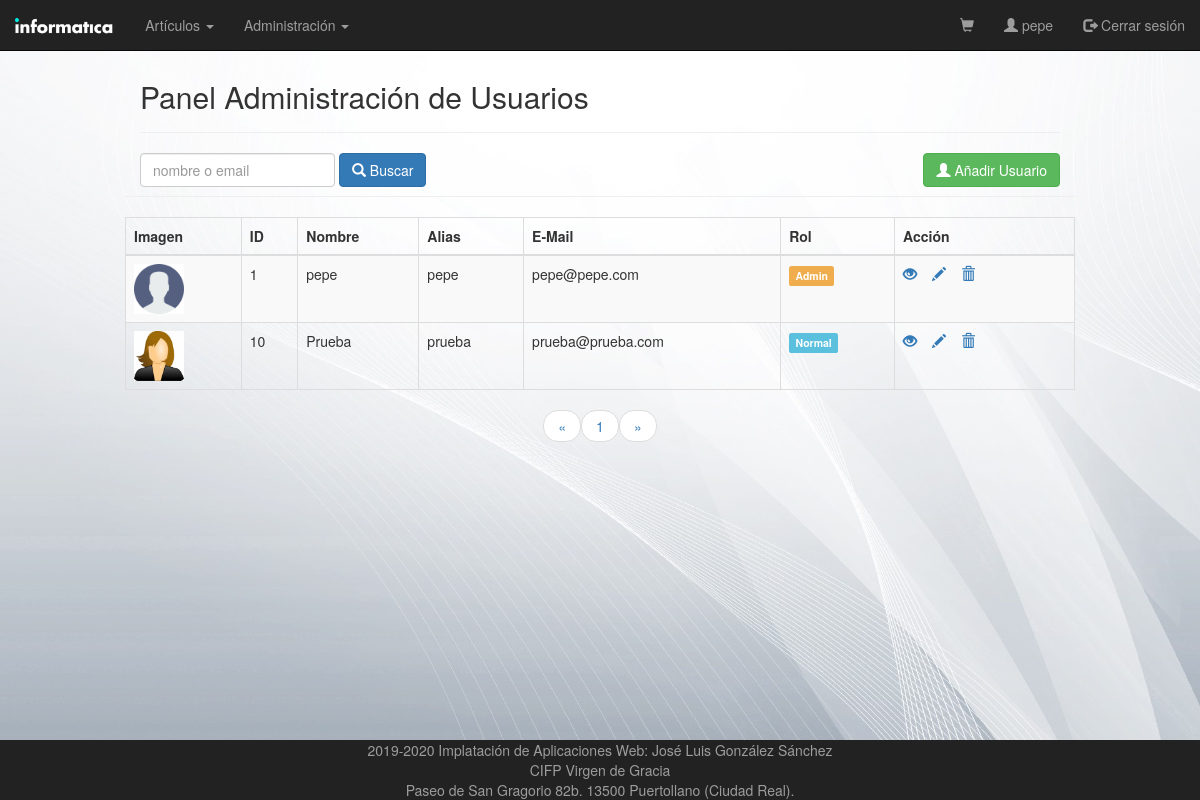
/vistas/usuarios.php (signed in), run on the app's committed database.
### tables this page shows
CREATE TABLE `usuarios` (
  `ID` int(11) NOT NULL,
  `NOMBRE` varchar(100) NOT NULL DEFAULT '',
  `ALIAS` varchar(100) NOT NULL DEFAULT '',
  `PASS` varchar(100) NOT NULL,
  `EMAIL` varchar(100) NOT NULL,
  `DIRECCION` varchar(100) NOT NULL,
  `FOTO` varchar(100) NOT NULL,
  `ADMIN` tinyint(1) NOT NULL DEFAULT 0
);

### controladores/ControladorBD.php (called while the page is built, shortened)
<?php
class ControladorBD {
    private $servername = "localhost";
    private $username = "root";
    private $password = "";
    private $dbname = "tienda";
    private $server ="mysql";
    private $bd;
    static private $instancia = null;
    public static function getControlador() {
        if (self::$instancia == null) {
            self::$instancia = new ControladorBD();
        }
        return self::$instancia;
    }
    public function abrirBD() {
        try {
            $this->bd = new PDO($this->server.":host=$this->servername;dbname=$this->dbname", $this->username, $this->password);
            $this->bd->setAttribute(PDO::ATTR_ERRMODE, PDO::ERRMODE_EXCEPTION);
        } catch (PDOException $e) {
            die("conexión fallida " . $e->getMessage());
        }
    }
    public function cerrarBD() {
        $this->bd = null;
    }
    public function consultarBD($consulta, $parametros=null){
        if($parametros!=null)
            return $this->consultarBDParametros($consulta,$parametros);
        else
            return $this->consultarBDDirecta($consulta);
    }
    private function consultarBDDirecta($consulta) {
        $this->rs = $this->bd->query($consulta);
        return $this->rs;
    }
    private function consultarBDParametros($consulta, $parametros) {
        $this->st = $this->bd->prepare($consulta);
        $this->st->execute($parametros);
        return $this->st;
    }
}

### utilidades/funciones.php (called while the page is built, shortened)
<?php
    function encode($str){
        return urlencode(base64_encode($str));
    }

### vistas/usuarios.php (the view, shortened to what this page needs)
<?php
require_once VIEW_PATH . "cabecera.php";
$filtro = (isset($_REQUEST['filter']) ? $_REQUEST['filter'] : "");
$seccion = "";
?>
<div class="wrapper">
    <div class="container-fluid">
        <div class="row">
            <div class="col-md-12">
                <div class="page-header clearfix">
                    <h2 class="pull-left">Panel Administración de Usuarios</h2>
                </div>
                <form class="form-inline" action="<?php echo htmlspecialchars($_SERVER["PHP_SELF"]); ?>" method="post">
                    <div class="form-group mx-sm-5 mb-2">
                        <input type="text" class="form-control" id="buscar" name="filter" value="<?php echo $filtro ?>" placeholder="nombre o email">
                    </div>
                    <button type="submit" class="btn btn-primary mb-2"> <span class="glyphicon glyphicon-search"></span>  Buscar</button>
                    <a href="/tienda/vistas/usuarios_create.php" class="btn btn-success pull-right"><span class="glyphicon glyphicon-user"></span>  Añadir Usuario</a>
                </form>
            </div>
            <div class="page-header clearfix">
            </div>
            <?php
            $pagina = ( isset($_GET['page']) ) ? $_GET['page'] : 1;
            $enlaces = ( isset($_GET['enlaces']) ) ? $_GET['enlaces'] : 10;
            $consulta = "SELECT * FROM usuarios WHERE nombre LIKE :nombre OR email LIKE :email";
            $parametros = array(':nombre' => "%".$filtro."%", ':email'=>"%".$filtro."%");
            $limite = 5;
            $paginador  = new Paginador($consulta, $parametros, $limite);
            $resultados = $paginador->getDatos($pagina);
            if(count( $resultados->datos)>0){
                echo "<table class='table table-bordered table-striped'>";
                echo "<thead>";
                echo "<tr>";
                echo "<th>Imagen</th>";
                echo "<th>ID</th>";
                echo "<th>Nombre</th>";
                echo "<th>Alias</th>";
                echo "<th>E-Mail</th>";
                echo "<th>Rol</th>";
                echo "<th>Acción</th>";
                echo "</tr>";
                echo "</thead>";
                echo "<tbody>";
                foreach ($resultados->datos as $u) {
                    echo "<tr>";
                    echo "<td><img src='/tienda/img_usuarios/" . $u->FOTO . "' class='rounded' class='img-thumbnail' width='50' height='auto'></td>";
                    echo "<td>" . $u->ID . "</td>";
                    echo "<td>" . $u->NOMBRE . "</td>";
                    echo "<td>" . $u->ALIAS . "</td>";
                    echo "<td>" . $u->EMAIL . "</td>";
                    if($u->ADMIN==0)
                        echo "<td><span class='label label-info'>Normal</span></td>";
                    else
                        echo "<td><span class='label label-warning'>Admin</span></td>";
                    echo "<td>";
                    echo "<a href='usuarios_read.php?id=" . encode($u->ID) . "' title='Ver Usuario/a' data-toggle='tooltip'><span class='glyphicon glyphicon-eye-open'></span></a>";
                    echo "<a href='usuarios_update.php?id=" . encode($u->ID) . "' title='Actualizar Usuario/a' data-toggle='tooltip'><span class='glyphicon glyphicon-pencil'></span></a>";
                    echo "<a href='usuarios_delete.php?id=" . encode($u->ID) . "' title='Borar Usuario/a' data-toggle='tooltip'><span class='glyphicon glyphicon-trash'></span></a>";
                    echo "</td>";
                    echo "</tr>";
                }
                echo "</tbody>";
                echo "</table>";
                echo "<ul class='pager'>";
                echo $paginador->crearLinks($enlaces, $filtro, $seccion);
                echo "</ul>";
            } else {
                echo "<p class='lead'><em>No se ha encontrado datos de uduarios/as.</em></p>";
            }
            ?>
        </div>
    </div>
</div>
<br>
<?php require_once VIEW_PATH . "pie.php"; ?>

### css/estilos.css (style rules this page uses)
.container-fluid { width: 100% !important; margin: 0 auto; }
.page-header h2 { margin-top: 0; }
table tr td:last-child a { margin-right: 15px; }

### data on the page
usuarios: FOTO (picture), ID "1", NOMBRE "pepe", ALIAS "pepe", EMAIL "pepe@pepe.com", ADMIN "Admin"
usuarios: FOTO (picture), ID "10", NOMBRE "Prueba", ALIAS "prueba", EMAIL "prueba@prueba.com", ADMIN "Normal"

### other printed values
$_SESSION['alias'] "pepe"
